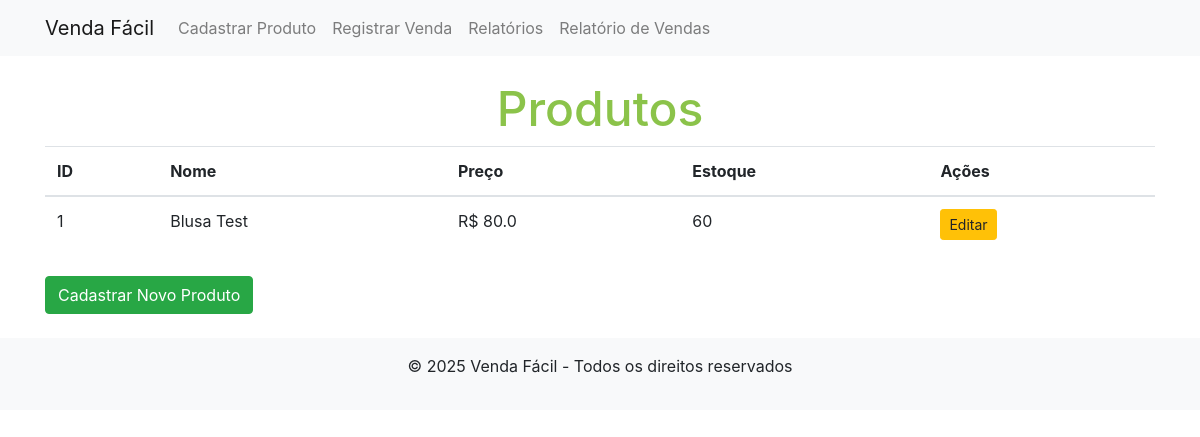
Before: / with the older database file.
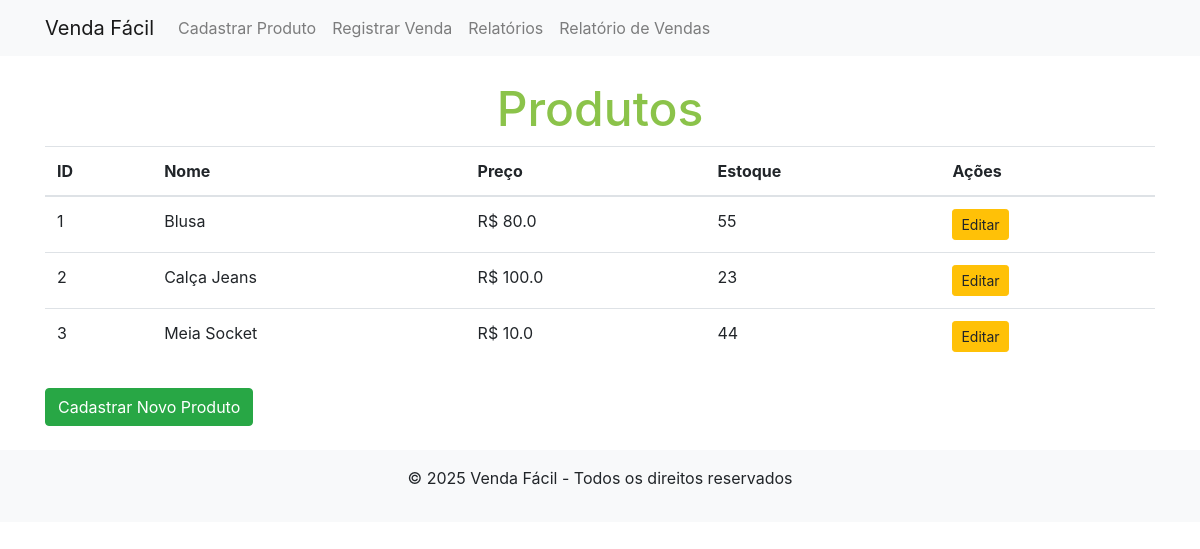
After: the same page with the newer database file.
### app/models/product.py (models this page shows)
class Product(db.Model):
    id = db.Column(db.Integer, primary_key=True)
    name = db.Column(db.String(100), nullable=False)
    size = db.Column(db.String(100), nullable=False)
    color = db.Column(db.String(100), nullable=False)
    brand = db.Column(db.String(100), nullable=False)
    category = db.Column(db.String(100), nullable=False)
    description = db.Column(db.String(200))
    cost = db.Column(db.Float, nullable=False, default=0.0)
    price = db.Column(db.Float, nullable=False, default=0.0)
    stock = db.Column(db.Integer, nullable=False, default=0)
    created_at = db.Column(db.DateTime, default=datetime.datetime.now(pytz.timezone('America/Sao_Paulo')))

### app/routes/main_routes.py (the view)
@main_routes.route("/")
def index():
    products = Product.query.all()
    return render_template("index.html", products=products)

### app/templates/index.html (shortened to what this page needs)
{% extends "base.html" %}
{% block content %}
<h1>Produtos</h1>
<table class="table">
  <thead>
    <tr>
      <th>ID</th>
      <th>Nome</th>
      <th>Preço</th>
      <th>Estoque</th>
      <th>Ações</th>
    </tr>
  </thead>
  <tbody>
    {% for product in products %}
      <tr>
        <td>{{ product.id }}</td>
        <td>{{ product.name }}</td>
        <td>R$ {{ product.price }}</td>
        <td>{{ product.stock }}</td>
        <td>
          <a
            class="btn btn-sm btn-warning"
            href="{{ url_for('product_routes.edit_product', product_id=product.id) }}"
          >
            Editar
          </a>
        </td>
      </tr>
    {% endfor %}
  </tbody>
</table>
<div class="mt-4">
  <a class="btn btn-success" href="{{ url_for('product_routes.new_product') }}">
    Cadastrar Novo Produto
  </a>
</div>
{% endblock %}

Changed rows visible on the page:
changed Product id 1: name "Blusa Test" → "Blusa"; stock "60" → "55"
added Product: id "2", name "Calça Jeans", price "100.0", stock "23"
added Product: id "3", name "Meia Socket", price "10.0", stock "44"
